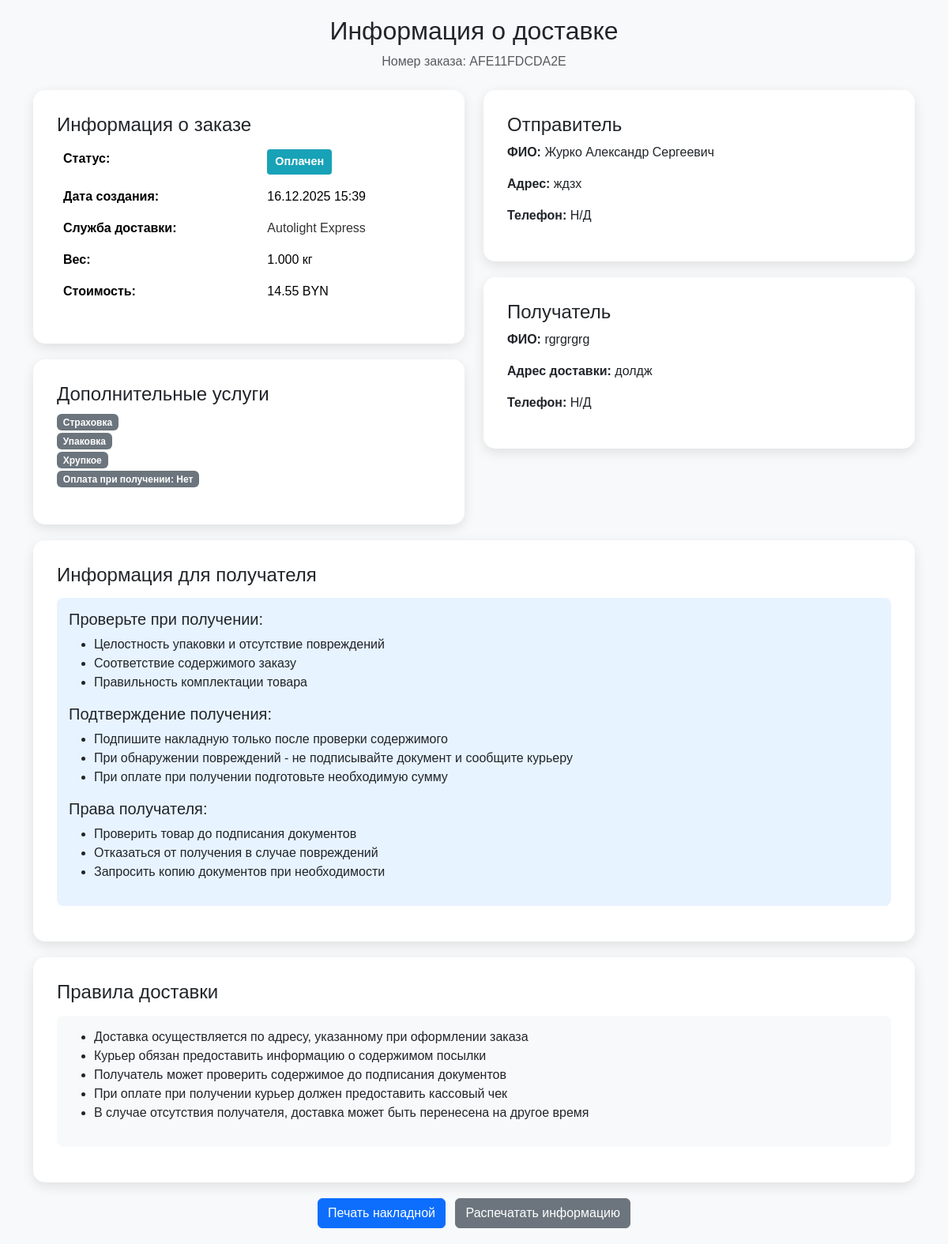
The app's page /delivery_info.php?order_id=60 (signed in), older data.
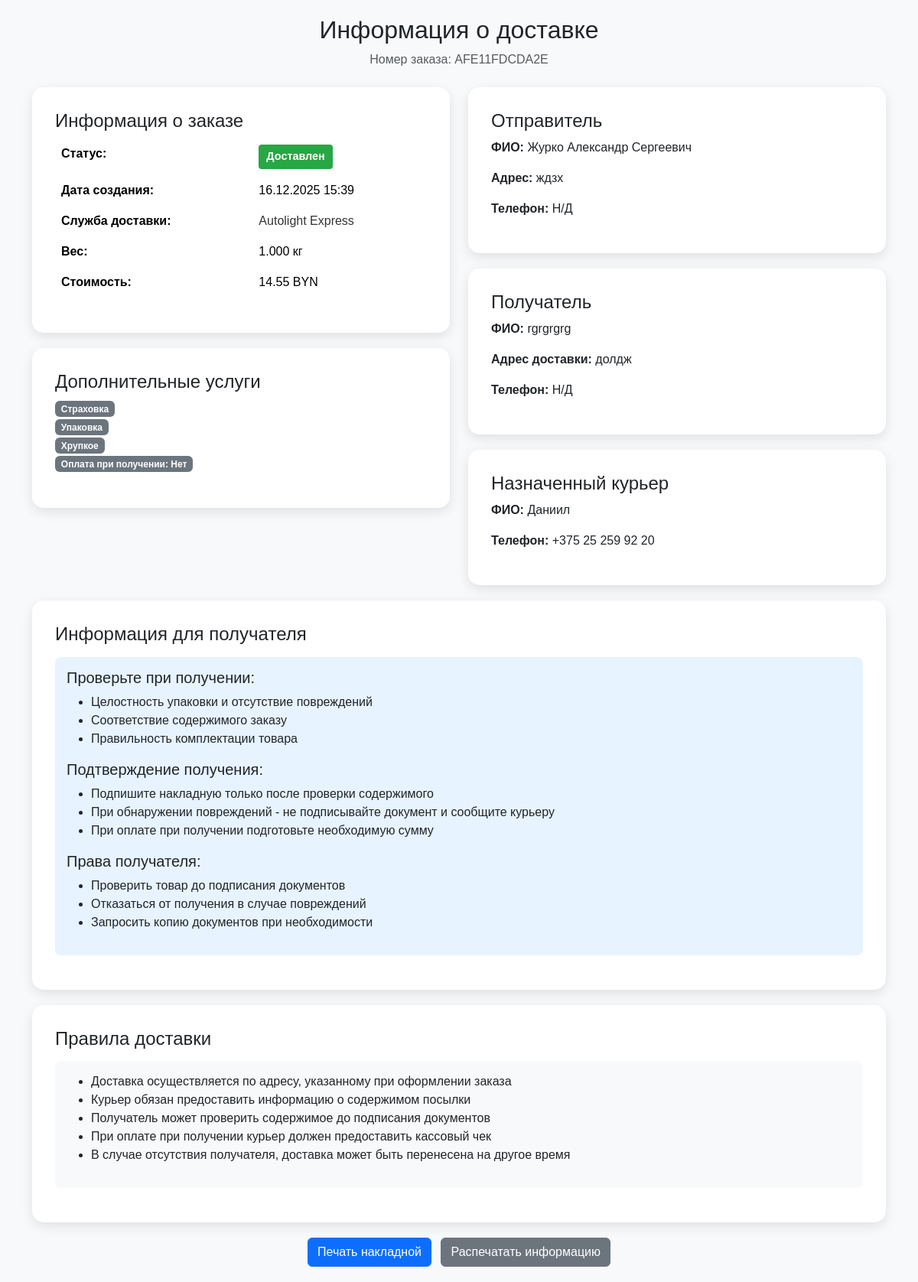
The same page, newer data.
### tables this page shows
CREATE TABLE `orders` (
  `id` int(11) NOT NULL,
  `user_id` int(11) DEFAULT NULL,
  `carrier_id` int(11) DEFAULT NULL,
  `from_office` int(11) DEFAULT NULL,
  `to_office` int(11) DEFAULT NULL,
  `weight` decimal(8,3) DEFAULT NULL,
  `cost` decimal(10,2) DEFAULT NULL,
  `delivery_hours` decimal(8,2) DEFAULT NULL,
  `track_number` varchar(20) DEFAULT NULL,
  `created_at` datetime DEFAULT current_timestamp(),
  `delivery_date` date DEFAULT NULL,
  `payment_status` varchar(20) DEFAULT 'pending',
  `tracking_status` varchar(50) DEFAULT 'created',
  `full_name` varchar(255) DEFAULT NULL,
  `home_address` text DEFAULT NULL,
  `pickup_city` varchar(100) DEFAULT NULL,
  `pickup_address` text DEFAULT NULL,
  `delivery_city` varchar(100) DEFAULT NULL,
  `delivery_address` text DEFAULT NULL,
  `desired_date` date DEFAULT NULL,
  `insurance` tinyint(1) DEFAULT 0,
  `packaging` tinyint(1) DEFAULT 0,
  `fragile` tinyint(1) DEFAULT 0,
  `payment_method` varchar(50) DEFAULT 'cash',
  `cash_on_delivery` tinyint(1) DEFAULT 0,
  `cod_amount` decimal(10,2) DEFAULT 0.00,
  `comment` text DEFAULT NULL,
  `recipient_name` varchar(255) DEFAULT NULL,
  `recipient_address` text DEFAULT NULL,
  `courier_id` int(11) DEFAULT NULL
);

CREATE TABLE `carriers` (
  `id` int(11) NOT NULL,
  `name` varchar(100) NOT NULL,
  `color` varchar(7) NOT NULL,
  `max_weight` decimal(6,2) NOT NULL,
  `base_cost` decimal(8,2) NOT NULL,
  `cost_per_kg` decimal(8,3) NOT NULL,
  `cost_per_km` decimal(8,4) NOT NULL,
  `speed_kmh` decimal(6,2) NOT NULL,
  `description` text DEFAULT NULL
);

CREATE TABLE `users` (
  `id` int(11) NOT NULL,
  `login` varchar(50) NOT NULL,
  `password` varchar(255) NOT NULL,
  `name` varchar(100) DEFAULT NULL,
  `email` varchar(100) DEFAULT NULL,
  `phone` varchar(20) DEFAULT NULL,
  `role` enum('user','admin','courier') DEFAULT 'user',
  `created_at` datetime DEFAULT current_timestamp()
);

### delivery_info.php (the view, shortened to what the changed rows need)
<?php
require 'db.php';
$order_id = $_GET['order_id'] ?? null;
$stmt = $db->prepare("
    SELECT o.*, c.name as carrier_name, u.name as user_name,
           from_office.city as from_city, from_office.address as from_address,
           to_office.city as to_city, to_office.address as to_address
    FROM orders o
    LEFT JOIN carriers c ON o.carrier_id = c.id
    LEFT JOIN users u ON o.user_id = u.id
    LEFT JOIN offices from_office ON o.from_office = from_office.id
    LEFT JOIN offices to_office ON o.to_office = to_office.id
    WHERE o.id = ?
");
$stmt->execute([$order_id]);
$order = $stmt->fetch();
$courier = null;
if ($order['courier_id']) {
    $courier_stmt = $db->prepare("SELECT * FROM users WHERE id = ?");
    $courier_stmt->execute([$order['courier_id']]);
    $courier = $courier_stmt->fetch();
}
?>
<!DOCTYPE html>
<html lang="ru">
<head>
    <link href="https://cdn.jsdelivr.net/npm/bootstrap@5.3.3/dist/css/bootstrap.min.css" rel="stylesheet">
</head>
<body>
    <div class="container">
        <div class="text-center mb-4">
            <h2>Информация о доставке</h2>
            <p class="text-muted">Номер заказа: <?= htmlspecialchars($order['track_number']) ?></p>
        </div>
        <div class="row">
            <div class="col-md-6">
                <div class="delivery-card">
                    <table class="table table-borderless">
                        <tr>
                            <td>
                                <span class="status-badge status-<?= $order['tracking_status'] ?>">
                                    <?php
                                    $status_names = [
                                        'created' => 'Создан',
                                        'paid' => 'Оплачен',
                                        'in_transit' => 'В пути',
                                        'sort_center' => 'Сорт. центр',
                                        'out_for_delivery' => 'У курьера',
                                        'delivered' => 'Доставлен',
                                        'delayed' => 'Задерживается',
                                        'cancelled' => 'Отменен',
                                        'returned' => 'Возвращен'
                                    ];
                                    echo htmlspecialchars($status_names[$order['tracking_status']] ?? $order['tracking_status']);
                                    ?>
                                </span>
                            </td>
                        </tr>
                        <tr>
                            <td><strong>Дата создания:</strong></td>
                            <td><?= date('d.m.Y H:i', strtotime($order['created_at'])) ?></td>
                        </tr>
                        <tr>
                            <td><span style="color: <?= $order['carrier_color'] ?? '#333' ?>;"><?= htmlspecialchars($order['carrier_name'] ?? 'Н/Д') ?></span></td>
                        </tr>
                        <tr>
                            <td><strong>Вес:</strong></td>
                            <td><?= $order['weight'] ?> кг</td>
                        </tr>
                        <tr>
                            <td><strong>Стоимость:</strong></td>
                            <td><?= number_format($order['cost'], 2) ?> BYN</td>
                        </tr>
                    </table>
                </div>
            </div>
            <div class="col-md-6">
                <div class="delivery-card">
                    <h4>Отправитель</h4>
                    <p><strong>ФИО:</strong> <?= htmlspecialchars($order['full_name'] ?? 'Н/Д') ?></p>
                    <p><strong>Адрес:</strong> <?= htmlspecialchars($order['home_address'] ?? 'Адрес не указан') ?></p>
                    <p><strong>Телефон:</strong> <?= htmlspecialchars($order['phone'] ?? 'Н/Д') ?></p>
                </div>
                <div class="delivery-card">
                    <h4>Получатель</h4>
                    <p><strong>ФИО:</strong> <?= htmlspecialchars($order['recipient_name'] ?? 'Н/Д') ?></p>
                    <p><strong>Адрес доставки:</strong> <?= htmlspecialchars($order['recipient_address'] ?? 'Адрес не указан') ?></p>
                    <p><strong>Телефон:</strong> <?= htmlspecialchars($order['recipient_phone'] ?? 'Н/Д') ?></p>
                </div>
                <?php if ($courier): ?>
                <div class="delivery-card">
                    <h4>Назначенный курьер</h4>
                    <p><strong>ФИО:</strong> <?= htmlspecialchars($courier['name'] ?? $courier['login']) ?></p>
                    <p><strong>Телефон:</strong> <?= htmlspecialchars($courier['phone'] ?? 'Н/Д') ?></p>
                </div>
                <?php endif; ?>
            </div>
        </div>
    </div>
</body>
</html>

Row changes from the older to the newer data that the page shows:
changed orders "AFE11FDCDA2E": tracking_status "Оплачен" → "Доставлен"
now on this page (row edited): users: name "Даниил", phone "+375 25 259 92 20"
Text that changed along with them:
text now shown: "Назначенный курьер ФИО: Телефон:"
